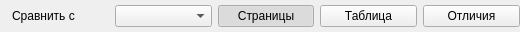
<?xml version="1.0" encoding="UTF-8"?>
<ui version="4.0">
 <class>ReportCompareTools</class>
 <widget class="QWidget" name="ReportCompareTools">
  <property name="geometry">
   <rect>
    <x>0</x>
    <y>0</y>
    <width>520</width>
    <height>32</height>
   </rect>
  </property>
  <layout class="QHBoxLayout" name="horizontalLayout_reportCompareTools">
   <property name="spacing">
    <number>6</number>
   </property>
   <property name="leftMargin">
    <number>12</number>
   </property>
   <property name="topMargin">
    <number>0</number>
   </property>
   <property name="rightMargin">
    <number>0</number>
   </property>
   <property name="bottomMargin">
    <number>0</number>
   </property>
   <item>
    <widget class="QLabel" name="label_reportCompareWith_Title">
     <property name="text">
      <string>Сравнить с</string>
     </property>
    </widget>
   </item>
   <item>
    <widget class="QComboBox" name="comboBox_reportCompare_with">
     <property name="sizeAdjustPolicy">
      <enum>QComboBox::SizeAdjustPolicy::AdjustToContents</enum>
     </property>
     <property name="toolTip">
      <string>Прошлая сессия этой позиции: её акт встанет слева, текущий — справа, изменившиеся ячейки подсветятся</string>
     </property>
    </widget>
   </item>
   <item>
    <widget class="QPushButton" name="pushButton_reportCompare_pages">
     <property name="toolTip">
      <string>Два акта рядом, отличия подсвечены</string>
     </property>
     <property name="text">
      <string>Страницы</string>
     </property>
     <property name="checkable">
      <bool>true</bool>
     </property>
     <property name="checked">
      <bool>true</bool>
     </property>
     <property name="autoExclusive">
      <bool>true</bool>
     </property>
    </widget>
   </item>
   <item>
    <widget class="QPushButton" name="pushButton_reportCompare_table">
     <property name="toolTip">
      <string>Результаты двух сессий в одной таблице: значение, вывод, разница, допуск</string>
     </property>
     <property name="text">
      <string>Таблица</string>
     </property>
     <property name="checkable">
      <bool>true</bool>
     </property>
     <property name="autoExclusive">
      <bool>true</bool>
     </property>
    </widget>
   </item>
   <item>
    <widget class="QPushButton" name="pushButton_reportCompare_diffs">
     <property name="toolTip">
      <string>Показать или скрыть список отличий</string>
     </property>
     <property name="text">
      <string>Отличия</string>
     </property>
     <property name="checkable">
      <bool>true</bool>
     </property>
    </widget>
   </item>
  </layout>
 </widget>
 <resources/>
 <connections/>
</ui>
